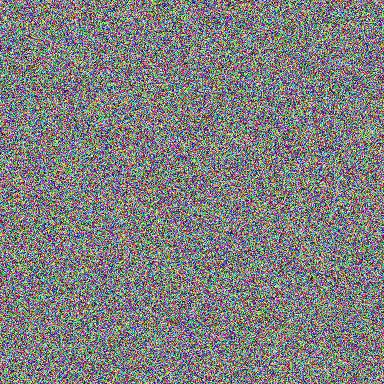
#> input picture apps/server/test_image.jpg, 384 x 384 px
$ python test_image_quality.py test_image.jpg   (older library calls are emulated)
#> lines starting #> are read from the running program, lines starting #| are printed output that depends on the picture
### apps/server/app/services/image_quality.py
"""
Image quality validation service.

Performs quality checks on images before inference:
- Blur detection using variance of Laplacian
- Brightness validation (too dark/too bright)
"""

import cv2
import numpy as np
from typing import Tuple, Optional
from enum import Enum
from PIL import Image
import logging

logger = logging.getLogger(__name__)


class ImageQualityIssue(Enum):
    """Types of image quality issues."""
    BLURRY = "blurry"
    TOO_DARK = "too_dark"
    TOO_BRIGHT = "too_bright"
    LOW_RESOLUTION = "low_resolution"
    OK = "ok"


class ImageQualityResult:
    """Result of image quality check."""

    def __init__(self, is_acceptable: bool, issue: ImageQualityIssue,
                 blur_score: Optional[float] = None,
                 brightness_score: Optional[float] = None,
                 resolution: Optional[Tuple[int, int]] = None):
        self.is_acceptable = is_acceptable
        self.issue = issue
        self.blur_score = blur_score
        self.brightness_score = brightness_score
        self.resolution = resolution

    # [11 lines left out: function get_user_message, not called in this run]


MIN_WIDTH = 224         # Minimum acceptable image width in pixels
MIN_HEIGHT = 224        # Minimum acceptable image height in pixels
# Quality thresholds - Very lenient for real-world mobile photos
BLUR_THRESHOLD = 20.0   # Variance of Laplacian below this indicates blur (very lenient for real photos)
BRIGHTNESS_MIN = 20.0   # Mean pixel intensity below this is too dark (0-255 scale) (very lenient)
BRIGHTNESS_MAX = 240.0  # Mean pixel intensity above this is too bright (0-255 scale) (very lenient)


def check_blur(image: Image.Image) -> Tuple[bool, float]:
    """
    Check if image is blurry using variance of Laplacian method.

    Args:
        image: PIL Image to check

    Returns:
        Tuple of (is_acceptable, blur_score)
        Higher blur_score means sharper image
    """
    try:
        # Convert PIL to numpy array
        img_array = np.array(image)

        # Convert to grayscale if needed
        if len(img_array.shape) == 3:
            gray = cv2.cvtColor(img_array, cv2.COLOR_RGB2GRAY)
        else:
            gray = img_array

        # Calculate variance of Laplacian
        laplacian = cv2.Laplacian(gray, cv2.CV_64F)
        blur_score = float(laplacian.var())

        is_acceptable = blur_score >= BLUR_THRESHOLD

        logger.debug(f"Blur check: score={blur_score:.2f}, threshold={BLUR_THRESHOLD}, acceptable={is_acceptable}")

        return is_acceptable, blur_score

    except Exception as e:
        logger.error(f"Error checking blur: {e}")
        # On error, assume acceptable to not block inference
        return True, 0.0


def check_brightness(image: Image.Image) -> Tuple[bool, float]:
    """
    Check if image brightness is acceptable (not too dark or too bright).

    Args:
        image: PIL Image to check

    Returns:
        Tuple of (is_acceptable, brightness_score)
        brightness_score is mean pixel intensity (0-255)
    """
    try:
        # Convert PIL to numpy array
        img_array = np.array(image)

        # Convert to grayscale for brightness calculation
        if len(img_array.shape) == 3:
            gray = cv2.cvtColor(img_array, cv2.COLOR_RGB2GRAY)
        else:
            gray = img_array

        # Calculate mean pixel intensity
        brightness_score = float(gray.mean())

        is_acceptable = BRIGHTNESS_MIN <= brightness_score <= BRIGHTNESS_MAX

        logger.debug(f"Brightness check: score={brightness_score:.2f}, "
                    f"range=[{BRIGHTNESS_MIN}, {BRIGHTNESS_MAX}], acceptable={is_acceptable}")

        return is_acceptable, brightness_score

    except Exception as e:
        logger.error(f"Error checking brightness: {e}")
        # On error, assume acceptable to not block inference
        return True, 0.0


def check_resolution(image: Image.Image) -> Tuple[bool, Tuple[int, int]]:
    """
    Check if image resolution meets minimum requirements.

    Args:
        image: PIL Image to check

    Returns:
        Tuple of (is_acceptable, (width, height))
    """
    try:
        width, height = image.size

        is_acceptable = width >= MIN_WIDTH and height >= MIN_HEIGHT

        logger.debug(f"Resolution check: {width}x{height}, "
                    f"minimum={MIN_WIDTH}x{MIN_HEIGHT}, acceptable={is_acceptable}")

        return is_acceptable, (width, height)

    except Exception as e:
        logger.error(f"Error checking resolution: {e}")
        # On error, assume acceptable to not block inference
        return True, (0, 0)


def check_image_quality(image: Image.Image) -> ImageQualityResult:
    """
    Perform comprehensive quality checks on an image.

    Checks performed:
    - Resolution (minimum size)
    - Blur detection
    - Brightness validation

    Args:
        image: PIL Image to check

    Returns:
        ImageQualityResult with details of the check
    """
    try:
        # Check resolution first
        resolution_ok, resolution = check_resolution(image)
        if not resolution_ok:
            logger.info(f"Image failed resolution check: {resolution[0]}x{resolution[1]}")
            return ImageQualityResult(
                is_acceptable=False,
                issue=ImageQualityIssue.LOW_RESOLUTION,
                resolution=resolution
            )

        # Check blur
        blur_ok, blur_score = check_blur(image)
        if not blur_ok:
            logger.info(f"Image failed blur check: score={blur_score:.2f}")
            return ImageQualityResult(
                is_acceptable=False,
                issue=ImageQualityIssue.BLURRY,
                blur_score=blur_score,
                resolution=resolution
            )

        # Check brightness
        brightness_ok, brightness_score = check_brightness(image)
        if not brightness_ok:
            if brightness_score < BRIGHTNESS_MIN:
                issue = ImageQualityIssue.TOO_DARK
                logger.info(f"Image too dark: brightness={brightness_score:.2f}")
            else:
                issue = ImageQualityIssue.TOO_BRIGHT
                logger.info(f"Image too bright: brightness={brightness_score:.2f}")

            return ImageQualityResult(
                is_acceptable=False,
                issue=issue,
                blur_score=blur_score,
                brightness_score=brightness_score,
                resolution=resolution
            )

        # All checks passed
        logger.debug(f"Image quality OK: blur={blur_score:.2f}, brightness={brightness_score:.2f}, resolution={resolution[0]}x{resolution[1]}")
        return ImageQualityResult(
            is_acceptable=True,
            issue=ImageQualityIssue.OK,
            blur_score=blur_score,
            brightness_score=brightness_score,
            resolution=resolution
        )

    except Exception as e:
        logger.error(f"Error in image quality check: {e}")
        # On error, assume acceptable to not crash
        return ImageQualityResult(
            is_acceptable=True,
            issue=ImageQualityIssue.OK
        )

### apps/server/test_image_quality.py
"""
Test image quality checks for debugging

This script helps you understand why some images pass quality checks while others fail.
Use this to test your real plant photos vs screen photos.
"""

import sys
from pathlib import Path
from PIL import Image

# Add server to path
sys.path.insert(0, str(Path(__file__).parent))

from app.services.image_quality import check_image_quality, BLUR_THRESHOLD, BRIGHTNESS_MIN, BRIGHTNESS_MAX


def test_image_quality(image_path: str):
    """Test a single image and show detailed results"""
#> called with image_path = 'test_image.jpg'
    print(f"\n{'='*60}")
    print(f"Testing: {Path(image_path).name}")
    print(f"{'='*60}")

    try:
        image = Image.open(image_path)
#> image is the input picture: PIL image 384x384 RGB; mean R, G, B 127.2, 126.8, 127.2
        result = check_image_quality(image)
#> in check_image_quality, `resolution_ok, resolution = check_resolution(image)`: resolution_ok = True; resolution = (384, 384)
#> in check_blur, `gray = cv2.cvtColor(img_array, cv2.COLOR_RGB2GRAY)`:
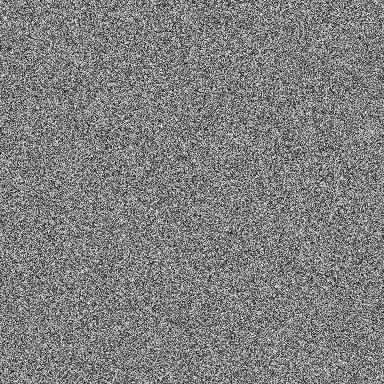
#> gray: shape (384, 384); min 1, max 254, mean 127
#> in check_blur, `laplacian = cv2.Laplacian(gray, cv2.CV_64F)`:
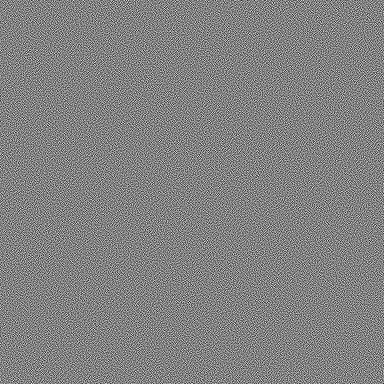
#> laplacian: shape (384, 384) float64; min -777, max 745, mean 0; drawn with min black and max white
#> in check_blur, `blur_score = float(laplacian.var())`: blur_score = 50995.4
#> in check_blur, `is_acceptable = blur_score >= BLUR_THRESHOLD`: is_acceptable = True
#> in check_image_quality, `blur_ok, blur_score = check_blur(image)`: blur_score = 50995.4
#> in check_brightness, `brightness_score = float(gray.mean())`: brightness_score = 127
#> in check_brightness, `is_acceptable = BRIGHTNESS_MIN <= brightness_score <= BRIGHTNESS_MAX`: is_acceptable = True
#> in check_image_quality, `brightness_ok, brightness_score = check_brightness(image)`: brightness_score = 127
#> in __init__, `self.blur_score = blur_score`: self.blur_score = 50995.4
#> in __init__, `self.brightness_score = brightness_score`: self.brightness_score = 127
#> in __init__, `self.resolution = resolution`: self.resolution = (384, 384)

        print(f"\n📊 Quality Metrics:")
        print(f"   Resolution: {result.resolution[0]}x{result.resolution[1]} (minimum: 224x224)")
#|    Resolution: 384x384 (minimum: 224x224)
        print(f"   Blur Score: {result.blur_score:.2f} (threshold: {BLUR_THRESHOLD})")
#|    Blur Score: 50995.38 (threshold: 20.0)
        print(f"   Brightness: {result.brightness_score:.2f} (range: {BRIGHTNESS_MIN}-{BRIGHTNESS_MAX})")
#|    Brightness: 127.00 (range: 20.0-240.0)

        print(f"\n✅ Result: {result.issue.value.upper()}")
#| ✅ Result: OK

        if result.is_acceptable:
            print("   ✓ Image quality is ACCEPTABLE")
            print("   ✓ Will proceed to disease detection")
        else:
            print(f"   ✗ Image quality is REJECTED")
            print(f"   ✗ Reason: {result.get_user_message()}")

        # Show detailed analysis
        print(f"\n🔍 Detailed Analysis:")

        # Resolution check
        if result.resolution[0] >= 224 and result.resolution[1] >= 224:
            print(f"   ✓ Resolution: PASS")
        else:
            print(f"   ✗ Resolution: FAIL - Image too small")

        # Blur check
        if result.blur_score >= BLUR_THRESHOLD:
            print(f"   ✓ Blur: PASS - Image is sharp (score: {result.blur_score:.2f})")
#|    ✓ Blur: PASS - Image is sharp (score: 50995.38)
        else:
            print(f"   ✗ Blur: FAIL - Image is blurry (score: {result.blur_score:.2f}, need: {BLUR_THRESHOLD})")
            print(f"      Tip: Hold camera steady, tap to focus, use better lighting")

        # Brightness check
        if BRIGHTNESS_MIN <= result.brightness_score <= BRIGHTNESS_MAX:
            print(f"   ✓ Brightness: PASS - Good exposure (score: {result.brightness_score:.2f})")
#|    ✓ Brightness: PASS - Good exposure (score: 127.00)
        elif result.brightness_score < BRIGHTNESS_MIN:
            print(f"   ✗ Brightness: FAIL - Too dark (score: {result.brightness_score:.2f}, need: >{BRIGHTNESS_MIN})")
            print(f"      Tip: Take photo in brighter location or increase phone brightness")
        else:
            print(f"   ✗ Brightness: FAIL - Too bright (score: {result.brightness_score:.2f}, need: <{BRIGHTNESS_MAX})")
            print(f"      Tip: Move away from direct light or reduce exposure")

    except Exception as e:
        print(f"❌ Error testing image: {e}")


if __name__ == "__main__":
    print("\n🔬 Image Quality Tester")
    print("=" * 60)
    print("This tool helps debug why some images work and others don't")
    print("=" * 60)

    if len(sys.argv) < 2:
        print("\n📝 Usage:")
        print(f"   python {Path(__file__).name} <path_to_image>")
        print("\n💡 Example:")
        print(f"   python {Path(__file__).name} test_image.jpg")
        print("\n📸 Compare your photos:")
        print("   1. Test your real plant photo")
        print("   2. Test your screen photo of the same plant")
        print("   3. Compare the blur scores and brightness")
        sys.exit(1)

    # Test each provided image
    for image_path in sys.argv[1:]:
        test_image_quality(image_path)

    print("\n" + "="*60)
    print("💡 Tips for Better Photos:")
    print("="*60)
    print("1. 🌞 Use natural daylight (not direct harsh sun)")
    print("2. 📱 Clean your camera lens")
    print("3. 🎯 Tap to focus on the plant before capturing")
    print("4. 📏 Hold phone 6-12 inches from plant")
    print("5. 🖐️ Keep phone steady (use both hands)")
    print("6. 🧹 Remove cluttered background")
    print("7. 🔍 Make sure affected areas are clearly visible")
    print("="*60 + "\n")

$ run again, with apps/server/test_direct.jpg copied over apps/server/test_image.jpg
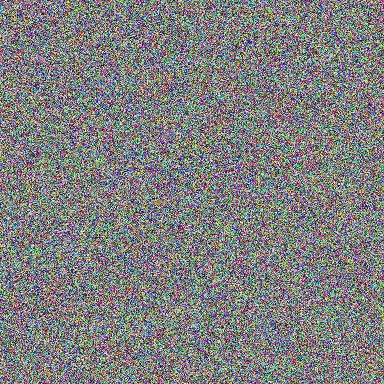
#> input picture apps/server/test_direct.jpg, 384 x 384 px
#> in test_image_quality, image is the input picture: PIL image 384x384 RGB; mean R, G, B 127, 127, 127.2
#> resolution_ok = True; resolution = (384, 384)
#> in check_blur, `gray = cv2.cvtColor(img_array, cv2.COLOR_RGB2GRAY)`:
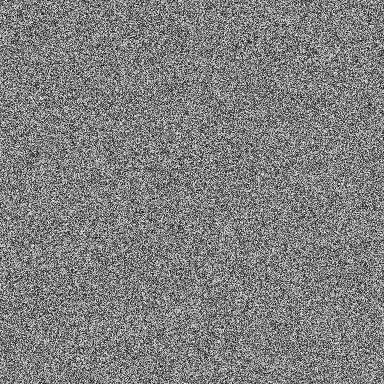
#> gray: shape (384, 384); min 0, max 255, mean 127
#> in check_blur, `laplacian = cv2.Laplacian(gray, cv2.CV_64F)`:
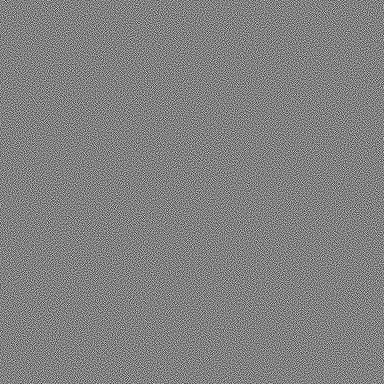
#> laplacian: shape (384, 384) float64; min -834, max 805, mean 0; drawn with min black and max white
#> in check_blur, `blur_score = float(laplacian.var())`: blur_score = 51847.4
#> in check_blur, `is_acceptable = blur_score >= BLUR_THRESHOLD`: is_acceptable = True
#> in check_image_quality, `blur_ok, blur_score = check_blur(image)`: blur_score = 51847.4
#> in check_brightness, `brightness_score = float(gray.mean())`: brightness_score = 127
#> in check_brightness, `is_acceptable = BRIGHTNESS_MIN <= brightness_score <= BRIGHTNESS_MAX`: is_acceptable = True
#> in check_image_quality, `brightness_ok, brightness_score = check_brightness(image)`: brightness_score = 127
#> self.blur_score = 51847.4
#> self.brightness_score = 127
#> self.resolution = (384, 384)
#|    Resolution: 384x384 (minimum: 224x224)
#|    Blur Score: 51847.37 (threshold: 20.0)
#|    Brightness: 127.03 (range: 20.0-240.0)
#| ✅ Result: OK
#|    ✓ Blur: PASS - Image is sharp (score: 51847.37)
#|    ✓ Brightness: PASS - Good exposure (score: 127.03)

$ run again, with apps/server/test_pred.jpg copied over apps/server/test_image.jpg
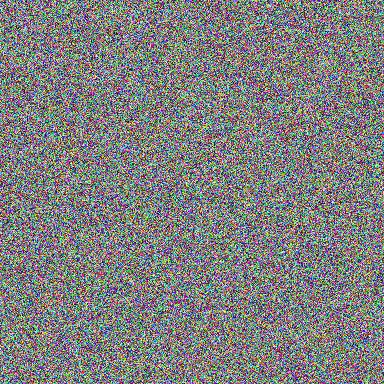
#> input picture apps/server/test_pred.jpg, 384 x 384 px
#> in test_image_quality, image is the input picture: PIL image 384x384 RGB; mean R, G, B 127.1, 127.2, 127.1
#> resolution_ok = True; resolution = (384, 384)
#> in check_blur, `gray = cv2.cvtColor(img_array, cv2.COLOR_RGB2GRAY)`:
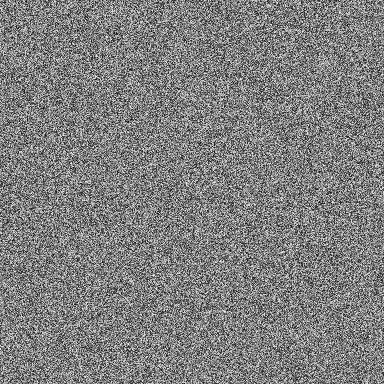
#> gray: shape (384, 384); min 1, max 254, mean 127.2
#> in check_blur, `laplacian = cv2.Laplacian(gray, cv2.CV_64F)`:
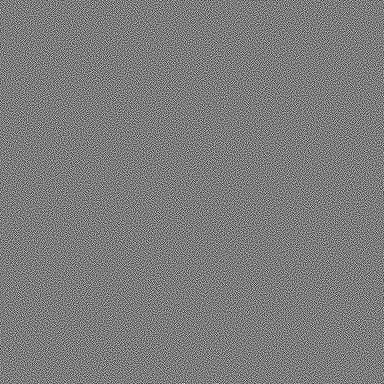
#> laplacian: shape (384, 384) float64; min -756, max 788, mean 0; drawn with min black and max white
#> in check_blur, `blur_score = float(laplacian.var())`: blur_score = 51136.1
#> in check_blur, `is_acceptable = blur_score >= BLUR_THRESHOLD`: is_acceptable = True
#> in check_image_quality, `blur_ok, blur_score = check_blur(image)`: blur_score = 51136.1
#> in check_brightness, `brightness_score = float(gray.mean())`: brightness_score = 127.2
#> in check_brightness, `is_acceptable = BRIGHTNESS_MIN <= brightness_score <= BRIGHTNESS_MAX`: is_acceptable = True
#> in check_image_quality, `brightness_ok, brightness_score = check_brightness(image)`: brightness_score = 127.2
#> self.blur_score = 51136.1
#> self.brightness_score = 127.2
#> self.resolution = (384, 384)
#|    Resolution: 384x384 (minimum: 224x224)
#|    Blur Score: 51136.07 (threshold: 20.0)
#|    Brightness: 127.19 (range: 20.0-240.0)
#| ✅ Result: OK
#|    ✓ Blur: PASS - Image is sharp (score: 51136.07)
#|    ✓ Brightness: PASS - Good exposure (score: 127.19)

$ run again, with apps/server/test_simple.jpg copied over apps/server/test_image.jpg
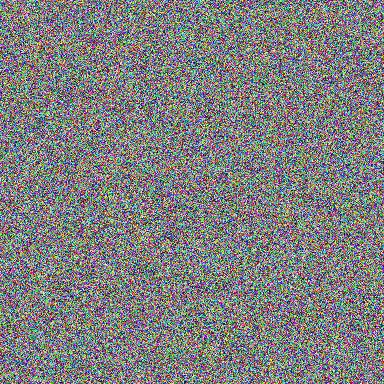
#> input picture apps/server/test_simple.jpg, 384 x 384 px
#> in test_image_quality, image is the input picture: PIL image 384x384 RGB; mean R, G, B 126.7, 126.7, 127.3
#> resolution_ok = True; resolution = (384, 384)
#> in check_blur, `gray = cv2.cvtColor(img_array, cv2.COLOR_RGB2GRAY)`:
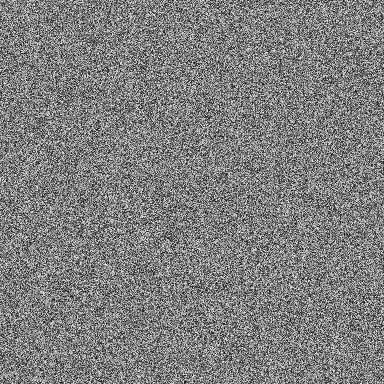
#> gray: shape (384, 384); min 1, max 255, mean 126.8
#> in check_blur, `laplacian = cv2.Laplacian(gray, cv2.CV_64F)`:
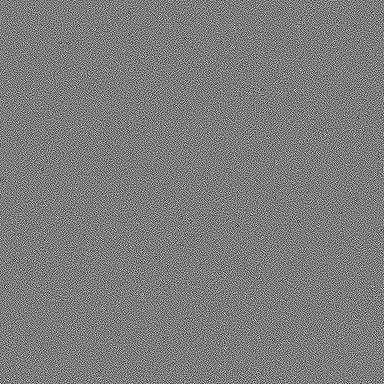
#> laplacian: shape (384, 384) float64; min -750, max 785, mean 0; drawn with min black and max white
#> in check_blur, `blur_score = float(laplacian.var())`: blur_score = 50894.6
#> in check_blur, `is_acceptable = blur_score >= BLUR_THRESHOLD`: is_acceptable = True
#> in check_image_quality, `blur_ok, blur_score = check_blur(image)`: blur_score = 50894.6
#> in check_brightness, `brightness_score = float(gray.mean())`: brightness_score = 126.8
#> in check_brightness, `is_acceptable = BRIGHTNESS_MIN <= brightness_score <= BRIGHTNESS_MAX`: is_acceptable = True
#> in check_image_quality, `brightness_ok, brightness_score = check_brightness(image)`: brightness_score = 126.8
#> self.blur_score = 50894.6
#> self.brightness_score = 126.8
#> self.resolution = (384, 384)
#|    Resolution: 384x384 (minimum: 224x224)
#|    Blur Score: 50894.56 (threshold: 20.0)
#|    Brightness: 126.78 (range: 20.0-240.0)
#| ✅ Result: OK
#|    ✓ Blur: PASS - Image is sharp (score: 50894.56)
#|    ✓ Brightness: PASS - Good exposure (score: 126.78)
